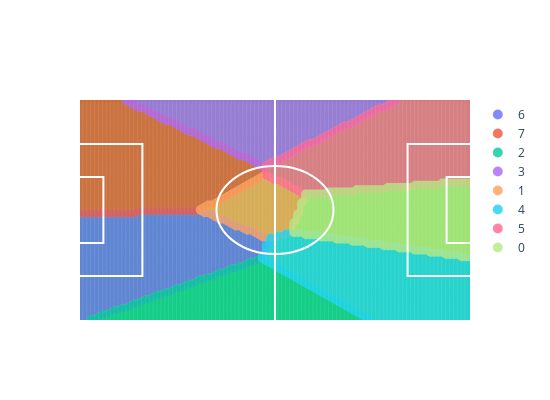

Notebook code for this chart:
### Markdown cell above
### Role matrix

### Code cell
from collections import defaultdict

matrix_role = json.load(open("role_matrix.json",'r'))

##we create a dictionary in the form: role->[list of points associated to the role]
role_points = defaultdict(list)

for x in matrix_role:
    for y in matrix_role[x]:
        role = matrix_role[x][y]
        role_points[role].append((x,y))
traces = []

for role in role_points:
    traces.append(go.Scatter(
              x=[x[0] for x in role_points[role]],
              y=[x[1] for x in role_points[role]],
              mode='markers',
              opacity=0.8,
              marker={
                  'size': 10,
                  'line': {'width': 0.1, 'color': 'white'}
              },
              name=role
          ))


fig = go.Figure( data = traces + [
                                go.Scatter(
                                    showlegend=False,
                                    y=[0, 100],
                                    x=[50, 50],
                                    mode='lines',
                                    line={'width': 2, 'color': 'white'}
                                ),
                                go.Scatter(
                                    showlegend=False,
                                    y=[20, 20, 80, 80],
                                    x=[0, 16, 16, 0],
                                    mode='lines',
                                    line={'width': 2, 'color': 'white'},
                                ),
                                go.Scatter(
                                    showlegend=False,
                                    y=[20, 20, 80, 80],
                                    x=[100, 84, 84, 100],
                                    mode='lines',
                                    line={'width': 2, 'color': 'white'}
                                ),
                                go.Scatter(
                                    showlegend=False,
                                    y=[35, 35, 65, 65],
                                    x=[100, 94, 94, 100],
                                    mode='lines',
                                    line={'width': 2, 'color': 'white'}
                                ),
                                go.Scatter(
                                    showlegend=False,
                                    y=[35, 35, 65, 65],
                                    x=[0, 6, 6, 0],
                                    mode='lines',
                                    line={'width': 2, 'color': 'white'}
                                ), ],

                            layout = 
                                go.Layout(
                                    hovermode='closest',
                                    autosize=True,
                                    width=550,
                                    height=400,
                                    plot_bgcolor='rgb(59,205,55)',
                                    xaxis={
                                        'range': [0, 100],
                                        'showgrid': False,
                                        'showticklabels': False,
                                    },
                                    yaxis={
                                        'range': [0, 100],
                                        'showgrid': False,
                                        'showticklabels': False,
                                    },
                                    shapes=[
                                        {
                                            'type': 'circle',
                                            'xref': 'x',
                                            'yref': 'y',
                                            'y0': 30,
                                            'x0': 35,
                                            'y1': 70,
                                            'x1': 65,
                                            'line': {
                                                'color': 'white',
                                            },
                                        }]) )
                                
py.iplot(fig)

### Figure 1 — Plotly figure (JSON) as saved in the notebook; plotly's stock layout.template omitted (floating-point values rounded to 4 significant figures; data arrays with more than 128 entries replaced by an {"elided": "..."} marker saying what was removed)
{"data": [{"marker": {"line": {"color": "white", "width": 0.1}, "size": 10}, "mode": "markers", "name": "6", "opacity": 0.8, "type": "scatter", "x": {"elided": "1626 str values"}, "y": {"elided": "1626 str values"}}, {"marker": {"line": {"color": "white", "width": 0.1}, "size": 10}, "mode": "markers", "name": "7", "opacity": 0.8, "type": "scatter", "x": {"elided": "1752 str values"}, "y": {"elided": "1752 str values"}}, {"marker": {"line": {"color": "white", "width": 0.1}, "size": 10}, "mode": "markers", "name": "2", "opacity": 0.8, "type": "scatter", "x": {"elided": "1039 str values"}, "y": {"elided": "1039 str values"}}, {"marker": {"line": {"color": "white", "width": 0.1}, "size": 10}, "mode": "markers", "name": "3", "opacity": 0.8, "type": "scatter", "x": {"elided": "1101 str values"}, "y": {"elided": "1101 str values"}}, {"marker": {"line": {"color": "white", "width": 0.1}, "size": 10}, "mode": "markers", "name": "1", "opacity": 0.8, "type": "scatter", "x": {"elided": "440 str values"}, "y": {"elided": "440 str values"}}, {"marker": {"line": {"color": "white", "width": 0.1}, "size": 10}, "mode": "markers", "name": "4", "opacity": 0.8, "type": "scatter", "x": {"elided": "1480 str values"}, "y": {"elided": "1480 str values"}}, {"marker": {"line": {"color": "white", "width": 0.1}, "size": 10}, "mode": "markers", "name": "5", "opacity": 0.8, "type": "scatter", "x": {"elided": "1596 str values"}, "y": {"elided": "1596 str values"}}, {"marker": {"line": {"color": "white", "width": 0.1}, "size": 10}, "mode": "markers", "name": "0", "opacity": 0.8, "type": "scatter", "x": {"elided": "1167 str values"}, "y": {"elided": "1167 str values"}}, {"line": {"color": "white", "width": 2}, "mode": "lines", "showlegend": false, "type": "scatter", "x": [50, 50], "y": [0, 100]}, {"line": {"color": "white", "width": 2}, "mode": "lines", "showlegend": false, "type": "scatter", "x": [0, 16, 16, 0], "y": [20, 20, 80, 80]}, {"line": {"color": "white", "width": 2}, "mode": "lines", "showlegend": false, "type": "scatter", "x": [100, 84, 84, 100], "y": [20, 20, 80, 80]}, {"line": {"color": "white", "width": 2}, "mode": "lines", "showlegend": false, "type": "scatter", "x": [100, 94, 94, 100], "y": [35, 35, 65, 65]}, {"line": {"color": "white", "width": 2}, "mode": "lines", "showlegend": false, "type": "scatter", "x": [0, 6, 6, 0], "y": [35, 35, 65, 65]}], "layout": {"autosize": true, "height": 400, "hovermode": "closest", "plot_bgcolor": "rgb(59,205,55)", "shapes": [{"line": {"color": "white"}, "type": "circle", "x0": 35, "x1": 65, "xref": "x", "y0": 30, "y1": 70, "yref": "y"}], "width": 550, "xaxis": {"range": [0, 100], "showgrid": false, "showticklabels": false}, "yaxis": {"range": [0, 100], "showgrid": false, "showticklabels": false}}}
